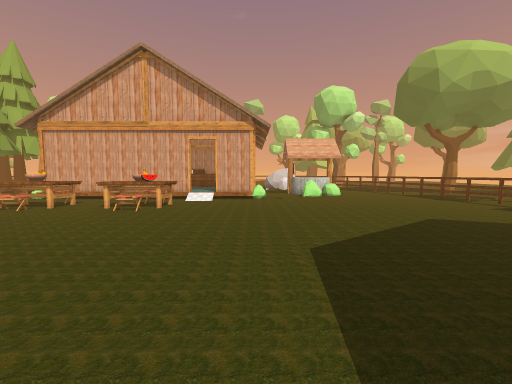
view 1 (above)

24 first-person views from a walk through a scene from a Unity 3-D project. The camera is 1.5 m above the floor, tilts 4° down and sees 90° across. The floor is counted in squares, 1 m on a side. Each view is taken from the middle of a square. On the plan, view 1 faces up. The plan holds only what a view shows up to about 13 squares ahead; the rest is blank. The place goes on beyond the plan. Some animated figures are left out. Some surface patterns are stand-ins.

view 2
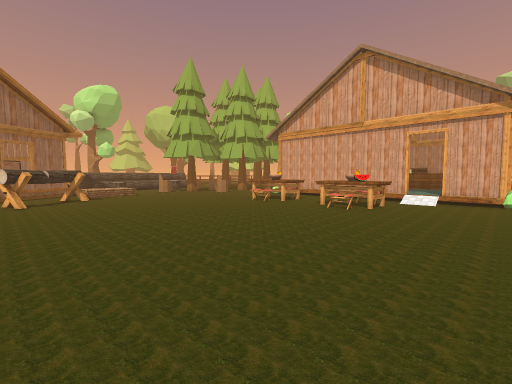

view 3
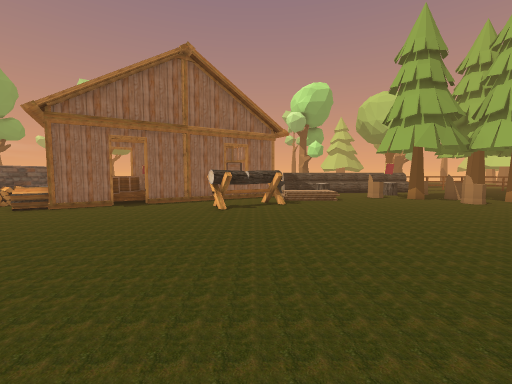

view 4
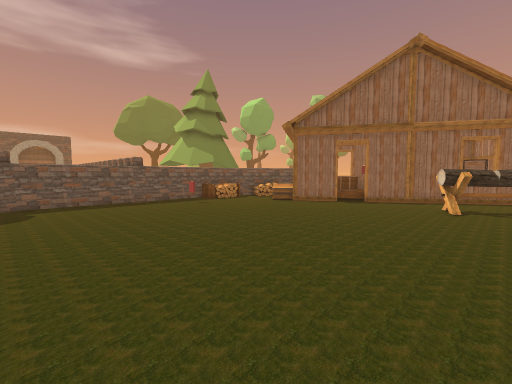

view 5
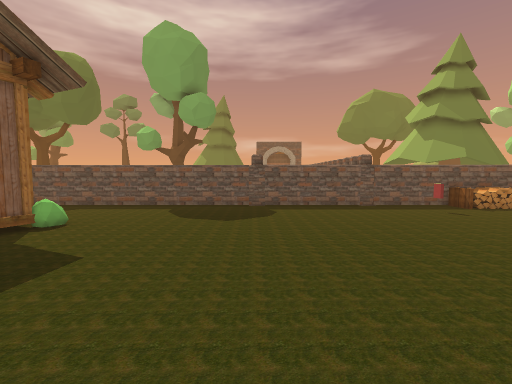

view 6
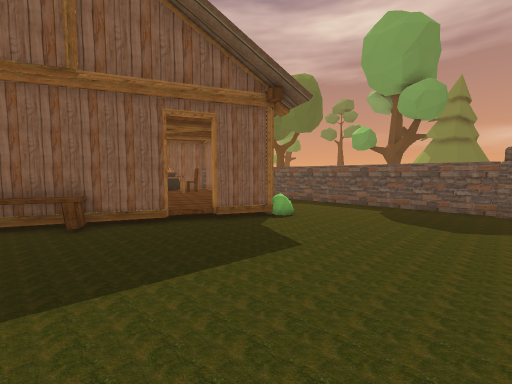

view 7
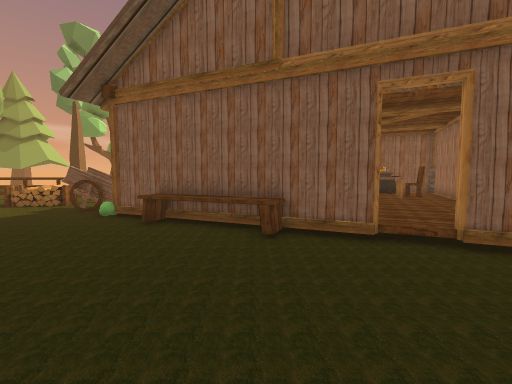

view 8
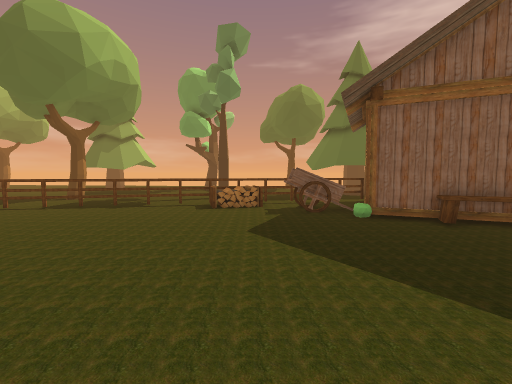

view 9
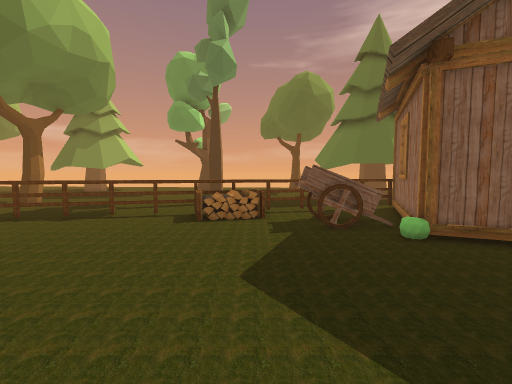

view 10
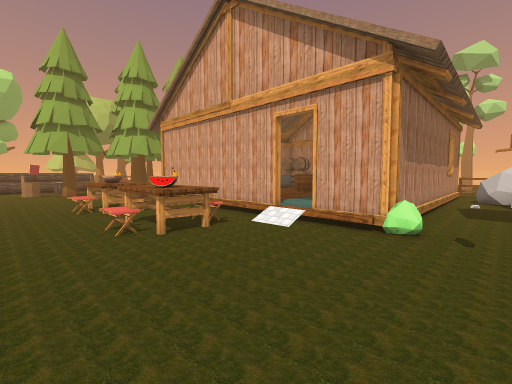

view 11
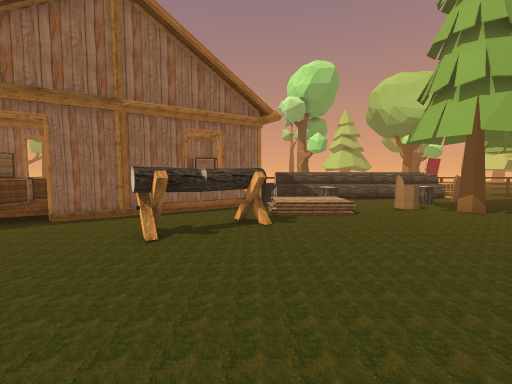

view 12
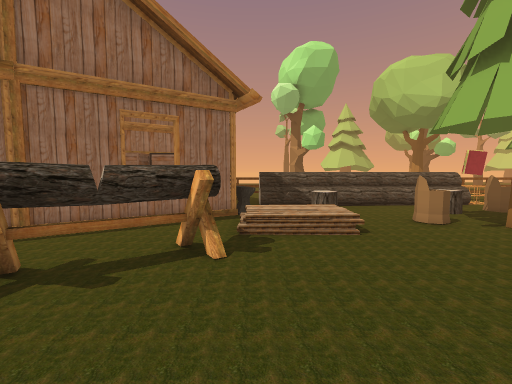

view 13
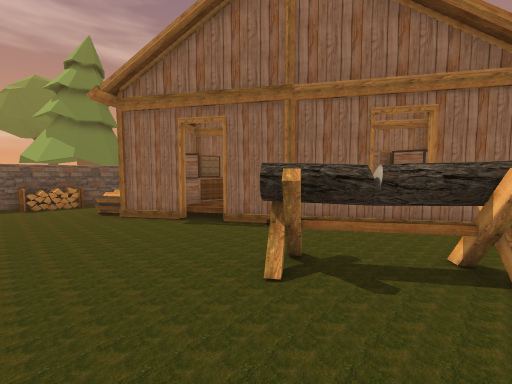

view 14
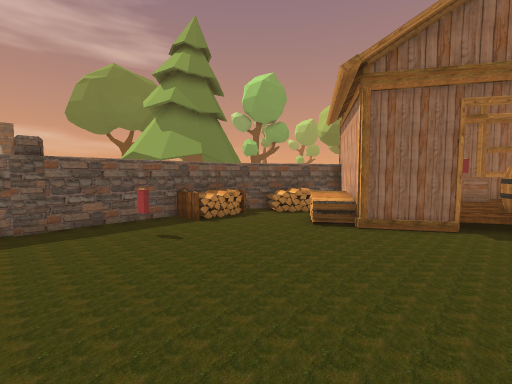

view 15
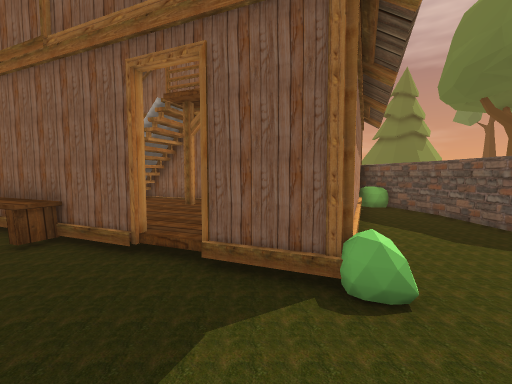

view 16
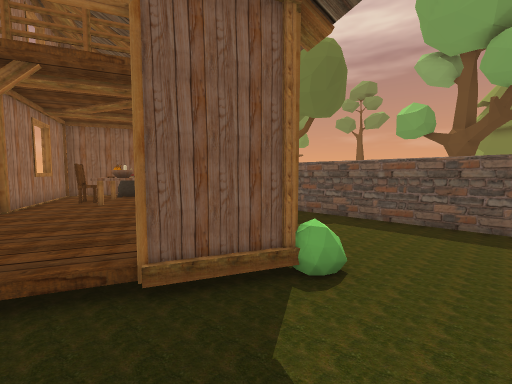

view 17
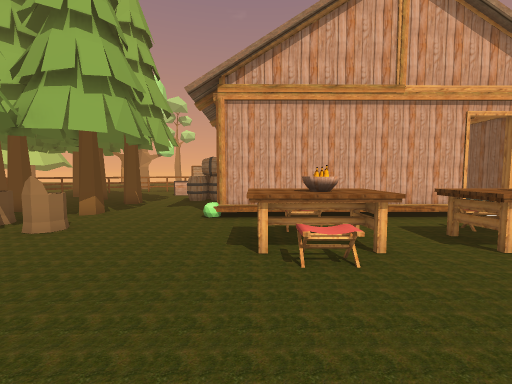

view 18
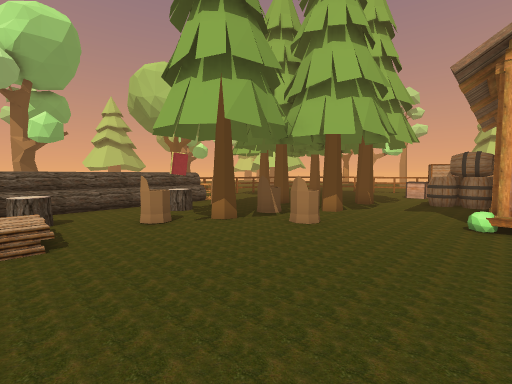

view 19
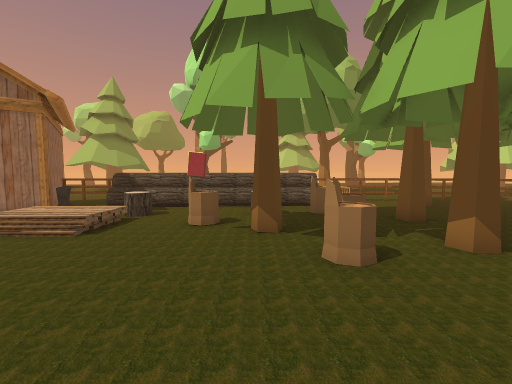

view 20
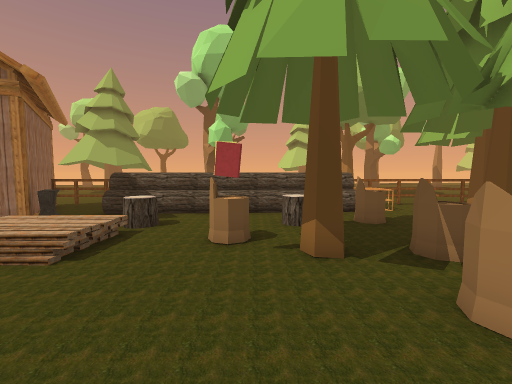

view 21
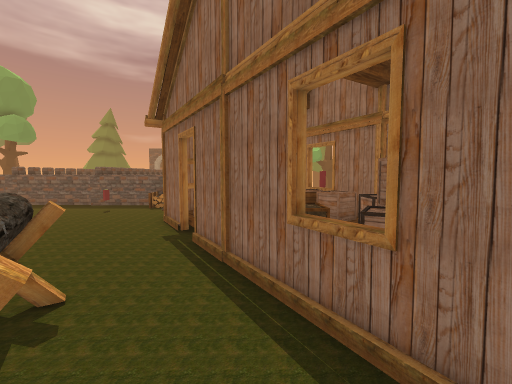

view 22
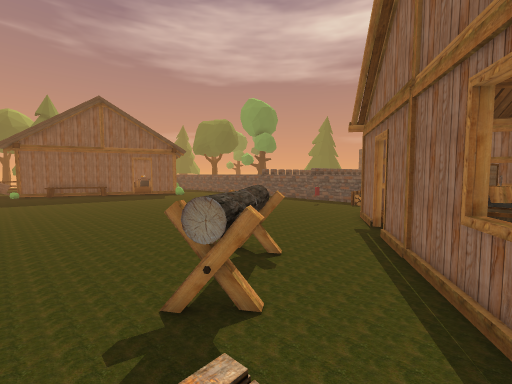

view 23
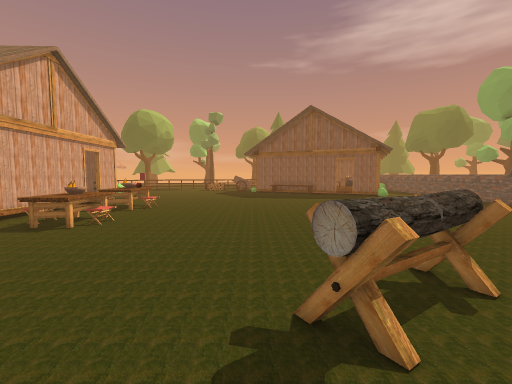

view 24
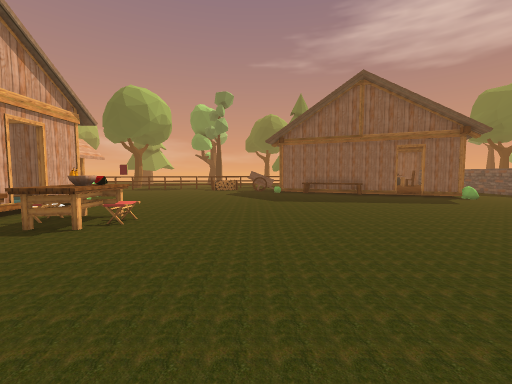

### Floor plan
Key: @ floor where view 1 was taken; # wall or solid block; . main floor; : floor 0.25 m higher than the main floor; + floor 0.5 m higher than the main floor; / step, stairs or slope; ^ raised ledge; F fence; T table; B bush; R tree; S stump; H house; E bench; W wagon; A box; L barrel; O other object.
Columns run from 26 left of view 1 to 14 right of it. Each row starts with its distance up from view 1.
 15 OOO......R....  HHHHH O+O B.    ....F
 14  ##SS..S..............//....   ......F..
 13  ^#.S..SSSS.....OO...O...............F..
 12  ##.O..R.S.....TOOT.TOT..............F..
 11  #^.OO.R.......TOOT.TOT..............F..
 10  #^...S.........OO...O..............OFF
  9  ##...SO............................OOF
  8  ^#..................................OF
  7  ^#.OO..............................W.F.
  6  ^# O. /...........................WWWFO
  5   #   + ...........................WW .O
  4 O## OO///.........................HW ..O
  3 F..OOH..OOO.......................HHHHHF
  2 F.HH:H...OO.....................EE:   HFH
  1 FHH AHH...OO....................EE
  0 H  AAAH...OO..............@.....E
 -1 H   AAAA.......................E    HH#H
 -2 H     OOH......................E      H
 -3    AA LLLH.....................H:     H
 -4   HAA LLL/.....................H:  HHHH
 -5   HAA   :/H...................H::      HH
 -6    HAOAAAAH...................       TTO
 -7    HAAAAA HH.................B       O O
 -8     H AA  HO.................B.HHH   TO O
 -9           O......................HHH  O O
-10       ##OO.....O...................HHH
-11        ##OOO.O........................BH
-12         ###OOO.......................#B#
-13           ############################

Where each view was taken, in squares from view 1:
view 1: 0 up, 0 right, facing up
view 2: 0 up, 0 right, facing up-left
view 3: 2 up, 4 left, facing left
view 4: 2 up, 3 left, facing down-left
view 5: 0 up, 3 left, facing down
view 6: 0 up, 3 left, facing down-right
view 7: 1 down, 1 left, facing right
view 8: 8 up, 1 left, facing right
view 9: 8 up, 2 right, facing right
view 10: 8 up, 2 right, facing up-left
view 11: 3 up, 9 left, facing left
view 12: 4 up, 12 left, facing left
view 13: 3 up, 12 left, facing down-left
view 14: 4 down, 8 left, facing down-left
view 15: 6 down, 0 right, facing right
view 16: 4 down, 1 right, facing down-right
view 17: 6 up, 11 left, facing up
view 18: 6 up, 12 left, facing up-left
view 19: 11 up, 12 left, facing left
view 20: 10 up, 14 left, facing left
view 21: 4 up, 19 left, facing down
view 22: 5 up, 20 left, facing down-right
view 23: 4 up, 20 left, facing right
view 24: 6 up, 13 left, facing right
